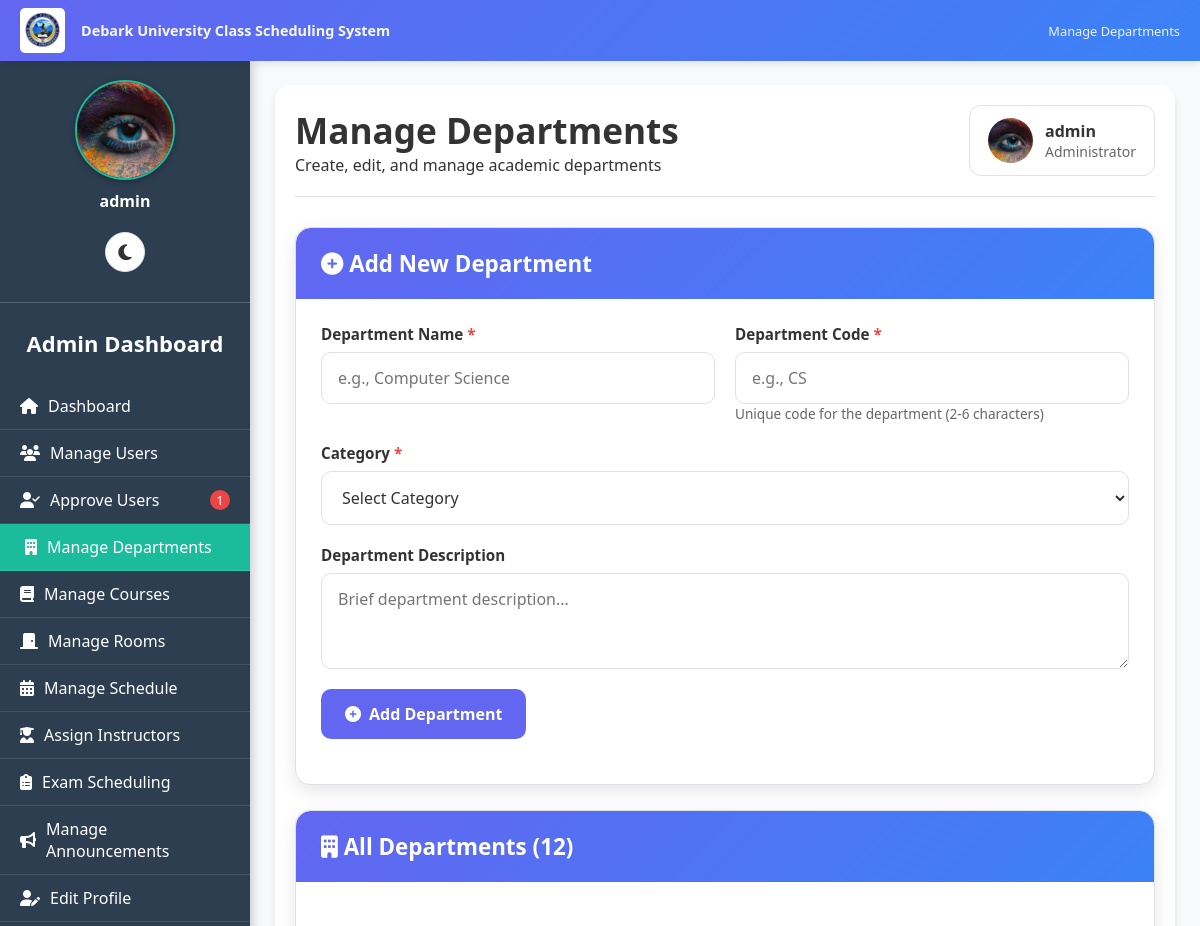
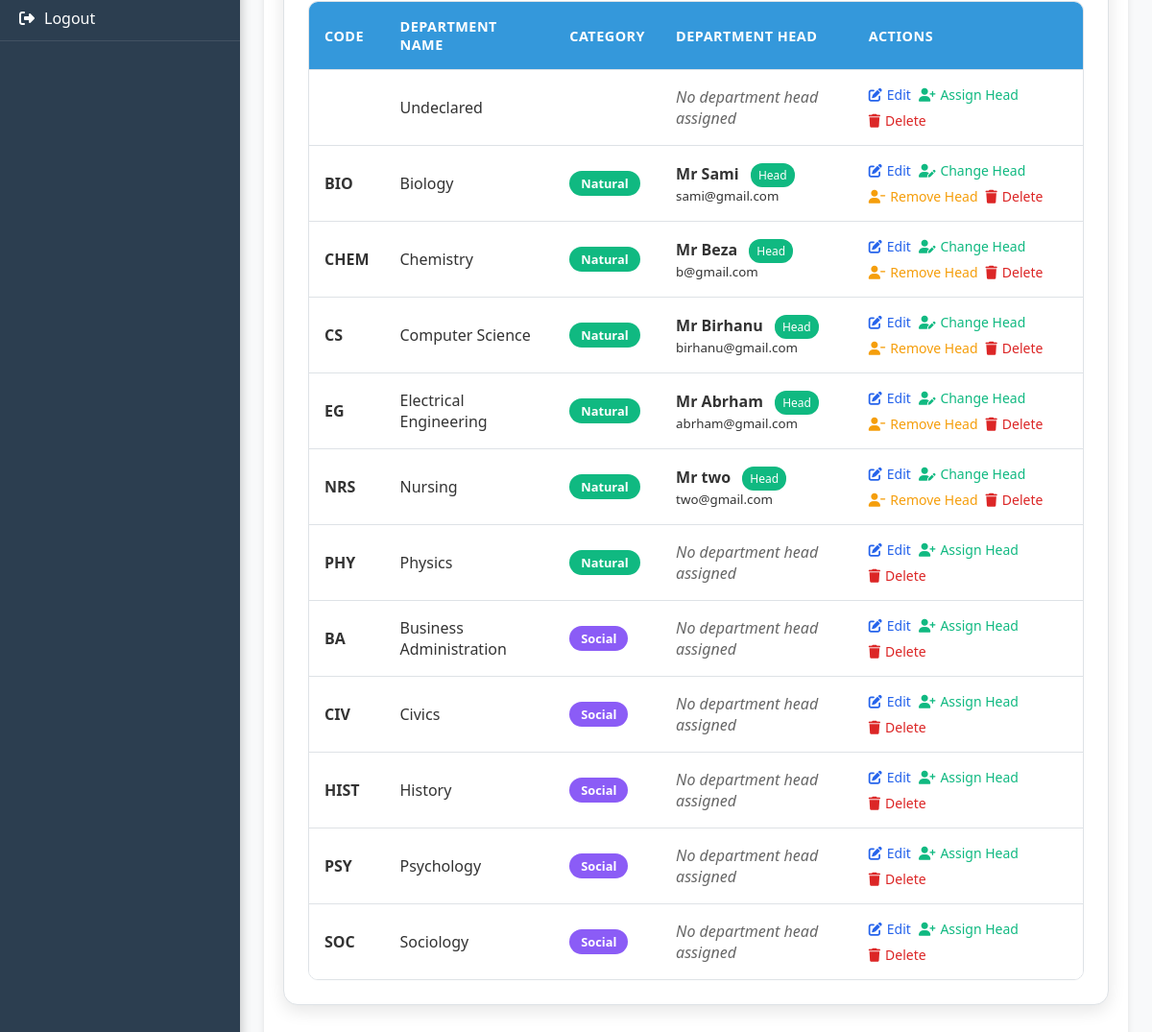
Page /admin/manage_departments.php (signed in) on the committed database (2 pictures, top to bottom).
### tables this page shows
CREATE TABLE `users` (
  `user_id` int(11) NOT NULL,
  `username` varchar(50) NOT NULL,
  `password` varchar(255) NOT NULL,
  `full_name` varchar(100) NOT NULL,
  `student_id` varchar(50) DEFAULT NULL,
  `email` varchar(100) DEFAULT NULL,
  `role` enum('admin','instructor','student','department_head') NOT NULL,
  `department_id` int(11) DEFAULT NULL,
  `year` varchar(10) DEFAULT NULL,
  `created_at` timestamp NOT NULL DEFAULT current_timestamp(),
  `profile_picture` varchar(255) DEFAULT NULL,
  `email_verified` tinyint(1) DEFAULT 0,
  `verification_token` varchar(255) DEFAULT NULL,
  `is_approved` tinyint(1) DEFAULT 0,
  `is_verified` tinyint(1) NOT NULL DEFAULT 0,
  `id_number` varchar(20) DEFAULT NULL
);

CREATE TABLE `departments` (
  `department_id` int(11) NOT NULL,
  `department_name` varchar(100) NOT NULL,
  `department_code` varchar(10) DEFAULT NULL,
  `category` varchar(50) NOT NULL,
  `description` text DEFAULT NULL
);

### public/admin/manage_departments.php (the view, shortened to what this page needs)
<?php
require __DIR__ . '/../../includes/db.php';
include __DIR__ . '/../includes/darkmode.php';
$user_stmt = $pdo->prepare("SELECT username, email, profile_picture FROM users WHERE user_id=?");
$user_stmt->execute([$_SESSION['user_id']]);
$current_user = $user_stmt->fetch();
function getAdminProfilePicturePath($profile_picture) {
    $locations = [
        __DIR__ . '/../uploads/admin/' . $profile_picture,
        __DIR__ . '/../uploads/' . $profile_picture,
        __DIR__ . '/../../uploads/' . $profile_picture,
        'uploads/admin/' . $profile_picture,
        '../uploads/admin/' . $profile_picture,
        'uploads/' . $profile_picture,
        '../uploads/' . $profile_picture,
    ];
    foreach ($locations as $location) {
        if (file_exists($location)) {
            if (strpos($location, '/admin/') !== false) {
                return '../uploads/admin/' . $profile_picture;
            } elseif (strpos($location, 'uploads/admin/') !== false) {
                return 'uploads/admin/' . $profile_picture;
            } elseif (strpos($location, '../uploads/') !== false) {
                return '../uploads/' . $profile_picture;
            } elseif (strpos($location, 'uploads/') !== false) {
                return 'uploads/' . $profile_picture;
            }
        }
    }
    return '../assets/default_profile.png';
}
$profile_img_path = getAdminProfilePicturePath($current_user['profile_picture'] ?? '');
$edit_department = null;
$departments = $pdo->query("
    SELECT d.*,
           u.user_id as head_id,
           u.username as head_name,
           u.email as head_email
    FROM departments d
    LEFT JOIN users u ON d.department_id = u.department_id AND u.role = 'department_head'
    ORDER BY d.category, d.department_name
")->fetchAll();
$pending_stmt = $pdo->query("SELECT COUNT(*) as count FROM users WHERE is_approved = 0");
$pending_approvals = $pending_stmt->fetchColumn() ?: 0;
$current_page = basename($_SERVER['PHP_SELF']);
?>
<!DOCTYPE html>
<html lang="en" data-theme="<?= $darkMode ? 'dark' : 'light' ?>">
<head>
<link rel="stylesheet" href="https://cdnjs.cloudflare.com/ajax/libs/font-awesome/6.4.0/css/all.min.css">
<link rel="stylesheet" href="../../assets/css/darkmode.css">
</head>
<body>
    <div class="university-header">
        <div class="header-left">
            <img src="../assets/images/dku logo.jpg" alt="Debark University Logo" class="dku-logo-img">
            <div class="system-title">Debark University Class Scheduling System</div>
        </div>
        <div class="header-right">
            Manage Departments
        </div>
    </div>
    <div class="sidebar" id="sidebar">
        <div class="sidebar-content">
            <div class="sidebar-profile">
                <img src="<?= htmlspecialchars($profile_img_path) ?>" alt="Profile Picture" id="sidebarProfilePic"
                     onerror="this.onerror=null; this.src='../assets/default_profile.png';">
                <p><?= htmlspecialchars($current_user['username']) ?></p>
            </div>
            <h2>Admin Dashboard</h2>
            <nav>
                <a href="dashboard.php" class="<?= $current_page=='dashboard.php'?'active':'' ?>">
                    <i class="fas fa-home"></i> Dashboard
                </a>
                <a href="manage_users.php" class="<?= $current_page=='manage_users.php'?'active':'' ?>">
                    <i class="fas fa-users"></i> Manage Users
                </a>
                <a href="approve_users.php" class="<?= $current_page=='approve_users.php'?'active':'' ?>">
                    <i class="fas fa-user-check"></i> Approve Users
                    <?php if($pending_approvals > 0): ?>
                        <span class="pending-badge"><?= $pending_approvals ?></span>
                    <?php endif; ?>
                </a>
                <a href="manage_departments.php" class="active">
                    <i class="fas fa-building"></i> Manage Departments
                </a>
                <a href="manage_courses.php" class="<?= $current_page=='manage_courses.php'?'active':'' ?>">
                    <i class="fas fa-book"></i> Manage Courses
                </a>
                <a href="manage_rooms.php" class="<?= $current_page=='manage_rooms.php'?'active':'' ?>">
                    <i class="fas fa-door-closed"></i> Manage Rooms
                </a>
                <a href="manage_schedules.php" class="<?= $current_page=='manage_schedules.php'?'active':'' ?>">
                    <i class="fas fa-calendar-alt"></i> Manage Schedule
                </a>
                <a href="assign_instructors.php" class="<?= $current_page=='assign_instructors.php'?'active':'' ?>">
                    <i class="fas fa-user-graduate"></i> Assign Instructors
                </a>
                <a href="admin_exam_schedules.php" class="<?= $current_page=='admin_exam_schedules.php'?'active':'' ?>">
                    <i class="fas fa-clipboard-list"></i> Exam Scheduling
                </a>
                <a href="manage_announcements.php" class="<?= $current_page=='manage_announcements.php'?'active':'' ?>">
                    <i class="fas fa-bullhorn"></i> Manage Announcements
                </a>
                <a href="edit_profile.php" class="<?= $current_page=='edit_profile.php'?'active':'' ?>">
                    <i class="fas fa-user-edit"></i> Edit Profile
                </a>
                <a href="../logout.php">
                    <i class="fas fa-sign-out-alt"></i> Logout
                </a>
            </nav>
        </div>
    </div>
    <div class="main-content">
        <div class="content-wrapper">
            <div class="header">
                <div>
                    <h1>Manage Departments</h1>
                    <p>Create, edit, and manage academic departments</p>
                </div>
                <div class="user-info">
                    <img src="<?= htmlspecialchars($profile_img_path) ?>" alt="Profile" id="headerProfilePic"
                         onerror="this.onerror=null; this.src='../assets/default_profile.png';">
                    <div>
                        <div><?= htmlspecialchars($current_user['username']) ?></div>
                        <small>Administrator</small>
                    </div>
                </div>
            </div>
            <div class="card">
                <div class="card-header">
                    <h3><i class="fas fa-<?= isset($edit_department) ? 'edit' : 'plus-circle' ?>"></i> <?= isset($edit_department) ? 'Edit Department' : 'Add New Department' ?></h3>
                </div>
                <div class="card-body">
                    <form method="POST" id="departmentForm">
                        <div class="form-row">
                            <div class="form-group">
                                <label for="department_name" class="required">Department Name</label>
                                <input type="text" name="department_name" id="department_name" class="form-control"
                                       placeholder="e.g., Computer Science" required
                                       value="<?= htmlspecialchars($edit_department['department_name'] ?? '') ?>">
                            </div>
                            <div class="form-group">
                                <label for="department_code" class="required">Department Code</label>
                                <input type="text" name="department_code" id="department_code" class="form-control"
                                       placeholder="e.g., CS" required
                                       value="<?= htmlspecialchars($edit_department['department_code'] ?? '') ?>">
                                <small class="form-info">Unique code for the department (2-6 characters)</small>
                            </div>
                        </div>
                        <div class="form-row">
                            <div class="form-group">
                                <label for="category" class="required">Category</label>
                                <select name="category" id="category" class="form-control" required>
                                    <option value="">Select Category</option>
                                </select>
                            </div>
                        </div>
                        <div class="form-group">
                            <label for="description">Department Description</label>
                            <textarea name="description" id="description" class="form-control" rows="3"
                                      placeholder="Brief department description..."><?= htmlspecialchars($edit_department['description'] ?? '') ?></textarea>
                        </div>
                        <div class="form-group">
                            <button type="submit" name="<?= isset($edit_department) ? 'edit_department' : 'add_department' ?>"
                                    class="btn btn-primary">
                                <i class="fas fa-<?= isset($edit_department) ? 'save' : 'plus-circle' ?>"></i>
                                <?= isset($edit_department) ? 'Update Department' : 'Add Department' ?>
                            </button>
                        </div>
                    </form>
                </div>
            </div>
            <div class="card">
                <div class="card-header">
                    <h3><i class="fas fa-building"></i> All Departments (<?= count($departments) ?>)</h3>
                </div>
                <div class="card-body">
                    <?php if($departments): ?>
                        <div class="table-container">
                            <table class="departments-table">
                                <thead>
                                    <tr>
                                        <th>Code</th>
                                        <th>Department Name</th>
                                        <th>Category</th>
                                        <th>Department Head</th>
                                        <th>Actions</th>
                                    </tr>
                                </thead>
                                <tbody>
                                    <?php foreach($departments as $dept): ?>
                                    <tr>
                                        <td data-label="Code"><strong><?= htmlspecialchars($dept['department_code']) ?></strong></td>
                                        <td data-label="Department Name">
                                            <?= htmlspecialchars($dept['department_name']) ?>
                                        </td>
                                        <td data-label="Category">
                                            <span class="department-badge badge-<?= strtolower($dept['category']) ?>">
                                                <?= $dept['category'] ?>
                                            </span>
                                        </td>
                                        <td data-label="Department Head">
                                            <?php if($dept['head_id']): ?>
                                                <div>
                                                    <strong><?= htmlspecialchars($dept['head_name']) ?></strong>
                                                    <span class="head-badge">Head</span>
                                                    <br>
                                                    <small><?= htmlspecialchars($dept['head_email']) ?></small>
                                                </div>
                                            <?php else: ?>
                                                <span class="no-head">No department head assigned</span>
                                            <?php endif; ?>
                                        </td>
                                        <td data-label="Actions">
                                            <div class="action-buttons">
                                                <a class="action-link" href="manage_departments.php?edit=<?= $dept['department_id'] ?>">
                                                    <i class="fas fa-edit"></i> Edit
                                                </a>
                                                <?php if($dept['head_id']): ?>
                                                    <button class="action-link success" onclick="openAssignModal(<?= $dept['department_id'] ?>, '<?= htmlspecialchars(addslashes($dept['department_name'])) ?>')">
                                                        <i class="fas fa-user-edit"></i> Change Head
                                                    </button>
                                                    <form method="POST" style="display:inline;" onsubmit="return confirm('Remove <?= htmlspecialchars(addslashes($dept['head_name'])) ?> as department head?')">
                                                        <button type="submit" name="remove_head" class="action-link warning">
                                                            <i class="fas fa-user-minus"></i> Remove Head
                                                        </button>
                                                    </form>
                                                <?php else: ?>
                                                    <button class="action-link success" onclick="openAssignModal(<?= $dept['department_id'] ?>, '<?= htmlspecialchars(addslashes($dept['department_name'])) ?>')">
                                                        <i class="fas fa-user-plus"></i> Assign Head
                                                    </button>
                                                <?php endif; ?>
                                                <form method="POST" style="display:inline;" onsubmit="return confirmDelete(this, '<?= htmlspecialchars(addslashes($dept['department_name'])) ?>')">
                                                    <button type="submit" name="delete_department" class="action-link danger">
                                                        <i class="fas fa-trash"></i> Delete
                                                    </button>
                                                </form>
                                            </div>
                                        </td>
                                    </tr>
                                    <?php endforeach; ?>
                                </tbody>
                            </table>
                        </div>
                    <?php endif; ?>
                </div>
            </div>
        </div>
    </div>
</body>
</html>

### rows in the picture
users: profile_picture (picture), username "admin"
departments: department_name "Undeclared", shows "No department head assigned"
users: department.department_code "BIO", department.department_name "Biology", department.category "Natural", username "Mr Sami", email "sami@gmail.com"
users: department.department_code "CHEM", department.department_name "Chemistry", department.category "Natural", username "Mr Beza", email "b@gmail.com"
users: department.department_code "CS", department.department_name "Computer Science", department.category "Natural", username "Mr Birhanu", email "birhanu@gmail.com"
users: department.department_code "EG", department.department_name "Electrical Engineering", department.category "Natural", username "Mr Abrham", email "abrham@gmail.com"
users: department.department_code "NRS", department.department_name "Nursing", department.category "Natural", username "Mr two", email "two@gmail.com"
departments: department_code "PHY", department_name "Physics", category "Natural", shows "No department head assigned"
departments: department_code "BA", department_name "Business Administration", category "Social", shows "No department head assigned"
departments: department_code "CIV", department_name "Civics", category "Social", shows "No department head assigned"
departments: department_code "HIST", department_name "History", category "Social", shows "No department head assigned"
departments: department_code "PSY", department_name "Psychology", category "Social", shows "No department head assigned"
departments: department_code "SOC", department_name "Sociology", category "Social", shows "No department head assigned"

### other values in the picture
$pending_approvals "1"
count($departments) "12"
